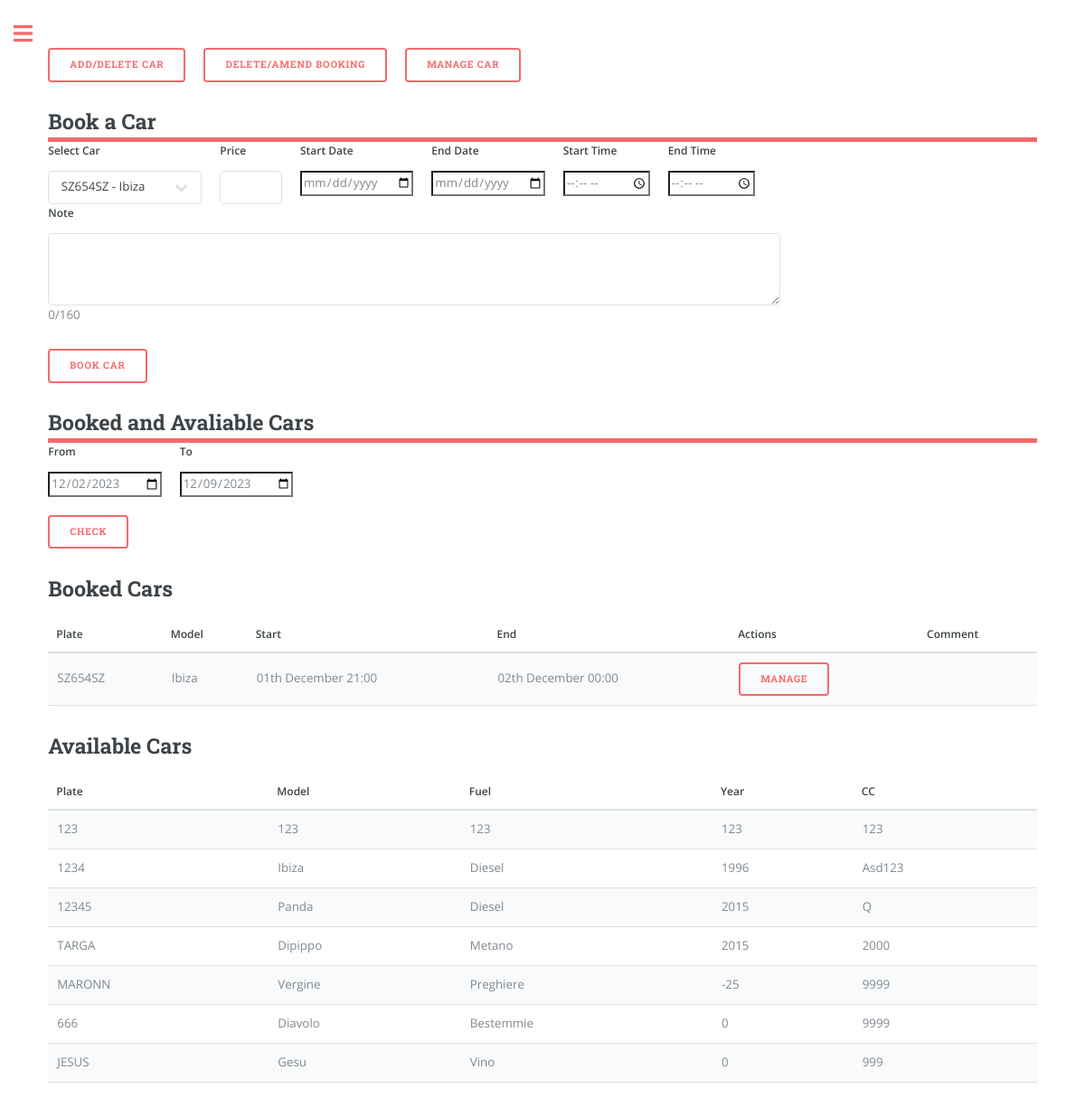
/overview (signed in), run on an earlier commit of the app's database.
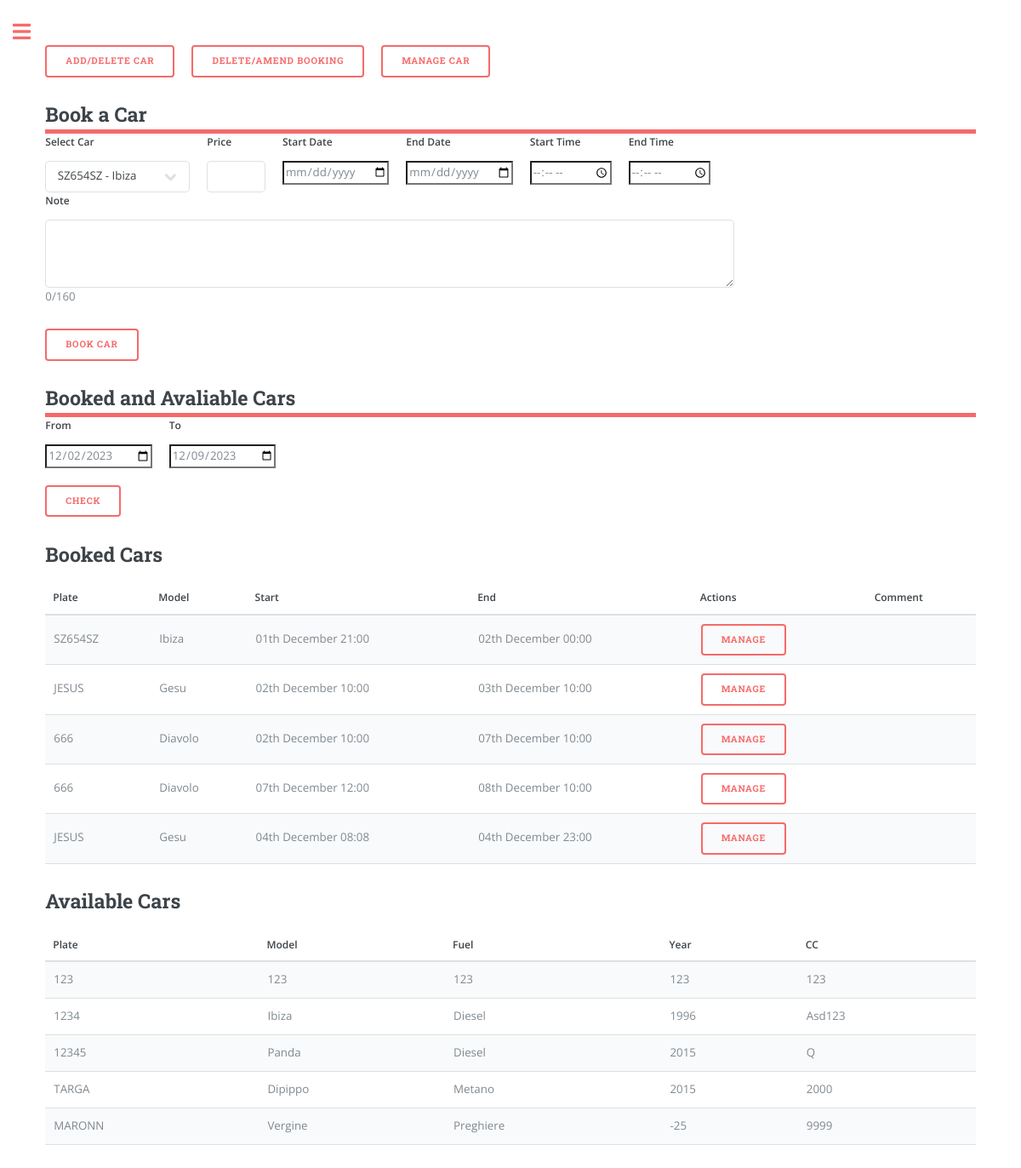
And on a later commit of the database.
### app/models.py (models this page shows, shortened)
class Booking(db.Model):
    id = db.Column(db.Integer, primary_key=True)
    start_datetime = db.Column(db.DateTime, nullable=False)
    end_datetime = db.Column(db.DateTime, nullable=False)
    car_plate = db.Column(db.String(8), db.ForeignKey('car.plate'), nullable=False)
    user_id = db.Column(db.Integer, db.ForeignKey('user.id'), nullable=False)
    note = db.Column(db.String(160))
    money = db.Column(db.Integer, default=0, index=True)
    car = db.relationship('Car', backref='bookings', lazy=True)

class Car(db.Model):
    plate = db.Column(db.String(8), primary_key=True, index=True, unique=True)
    make = db.Column(db.String(15), index=True)
    model = db.Column(db.String(15), index=True)
    fuel = db.Column(db.String(8), index=True)
    year = db.Column(db.Integer, index=True)
    cc = db.Column(db.Integer, index=True)
    user_id = db.Column(db.Integer, db.ForeignKey('user.id'))
    days = db.Column(db.Integer, default=0, index=True)
    money = db.Column(db.Integer, default=0, index=True)
    @classmethod
    def reset_parameters(cls):
        today = datetime.now()
        if today.month == 1 and today.day == 1:
            for car in Car.query.all():
                car.days = 0
                car.money = 0
            db.session.commit()

### app/routes.py (the view, shortened to what this page needs)
@app.route('/')
@app.route('/overview', methods=['GET', 'POST'])
@login_required
def overview(): # Booking
    Car.reset_parameters()
    user_cars = current_user.garage.all()
    from_date = request.form.get('from')
    to_date = request.form.get('to')
    if from_date == None:
        from_date = datetime.now().strftime('%Y-%m-%d')
        to_date = (datetime.now() + timedelta(days=7)).strftime('%Y-%m-%d')
        from_datetime = datetime.strptime(f'{from_date}', '%Y-%m-%d')
        to_datetime = datetime.strptime(f'{to_date}', '%Y-%m-%d')
    else:
        from_datetime = datetime.strptime(f'{from_date}', '%Y-%m-%d')
        to_datetime = datetime.strptime(f'{to_date}', '%Y-%m-%d')
        to_datetime += timedelta(days=1)
    user_bookings = Booking.query.filter(
                Booking.user_id == current_user.id,
                Booking.end_datetime >= from_datetime,
                Booking.start_datetime <= to_datetime,
                ).all()
    booked_car_plates = [booking.car_plate for booking in user_bookings]
    available_cars = [car for car in user_cars if car.plate not in booked_car_plates]
    three_months_ago = datetime.now() - timedelta(days=3 * 30)
    old_bookings = Booking.query.filter(
        (Booking.user_id == current_user.id) &
        (Booking.end_datetime < three_months_ago)
    ).all()
    for old_booking in old_bookings:
        Booking.remove_booking(old_booking.id)
    return render_template('overview.html',
                            user_cars=user_cars,
                            available_cars=available_cars,
                            user_bookings=user_bookings,
                            from_datetime=from_datetime.strftime('%Y-%m-%d'),
                            to_datetime=to_datetime.strftime('%Y-%m-%d'),
                            user_name=current_user.username if current_user.is_authenticated else None)

### app/models.py (called while the page is built)
@login.user_loader
def load_user(id):
    return User.query.get(int(id))

### app/templates/overview.html (shortened to what the changed rows need)
{% extends "index.html" %}
{% block content %}
<link rel="stylesheet" href="{{ url_for('static', filename='css/main.css') }}">
<header id="header" style="padding: 0;">
    <h2>Book a Car</h2>
</header>
<header id="header" style="padding: 0;">
<h2>Booked and Avaliable Cars</h2>
</header>
<form action="{{ url_for('bookings_manage') }}" method="POST">
    <h2>Booked Cars</h2>
    <table>
        <thead>
            <tr>
                <th>Plate</th>
                <th>Model</th>
                <th>Start</th>
                <th>End</th>
                <th>Actions</th>
                <th>Comment</th>
            </tr>
        </thead>
        <tbody>
            {% for booking in user_bookings %}
                <tr>
                    <td>{{ booking.car.plate }}</td>
                    <td>{{ booking.car.model }}</td>
                    <td>{{ booking.start_datetime.strftime("%dth %B %H:%M") }}</td>
                    <td>{{ booking.end_datetime.strftime("%dth %B %H:%M") }}</td>
                    <td>
                        <button type="submit" class="btn btn-danger" name="manage_booking" value="{{ booking.id }}">Manage</button>
                    </td>
                    <td>
                    </td>
                </tr>
            {% endfor %}
        </tbody>
    </table>
</form>
<h2>Available Cars</h2>
<table>
    <thead>
        <tr>
            <th>Plate</th>
            <th>Model</th>
            <th>Fuel</th>
            <th>Year</th>
            <th>CC</th>
        </tr>
    </thead>
    <tbody>
        {% for car in available_cars %}
            <tr>
                <td>{{ car.plate }}</td>
                <td>{{ car.model }}</td>
                <td>{{ car.fuel }}</td>
                <td>{{ car.year }}</td>
                <td>{{ car.cc }}</td>
            </tr>
        {% endfor %}
    </tbody>
</table>
{% endblock %}

What changed in the data, as far as the page shows it:
no longer on this page (row edited): Car: plate "666", model "Diavolo", fuel "Bestemmie", year "0", cc "9999"
no longer on this page (row edited): Car: plate "JESUS", model "Gesu", fuel "Vino", year "0", cc "999"
added Booking: car.plate "JESUS", car.model "Gesu", start_datetime "02th December 10:00", end_datetime "03th December 10:00", {{ booking.id }} 15 (drawn)
added Booking: car.plate "666", car.model "Diavolo", start_datetime "02th December 10:00", end_datetime "07th December 10:00", {{ booking.id }} 16 (drawn)
added Booking: car.plate "666", car.model "Diavolo", start_datetime "07th December 12:00", end_datetime "08th December 10:00", {{ booking.id }} 17 (drawn)
added Booking: car.plate "JESUS", car.model "Gesu", start_datetime "04th December 08:08", end_datetime "04th December 23:00", {{ booking.id }} 18 (drawn)
